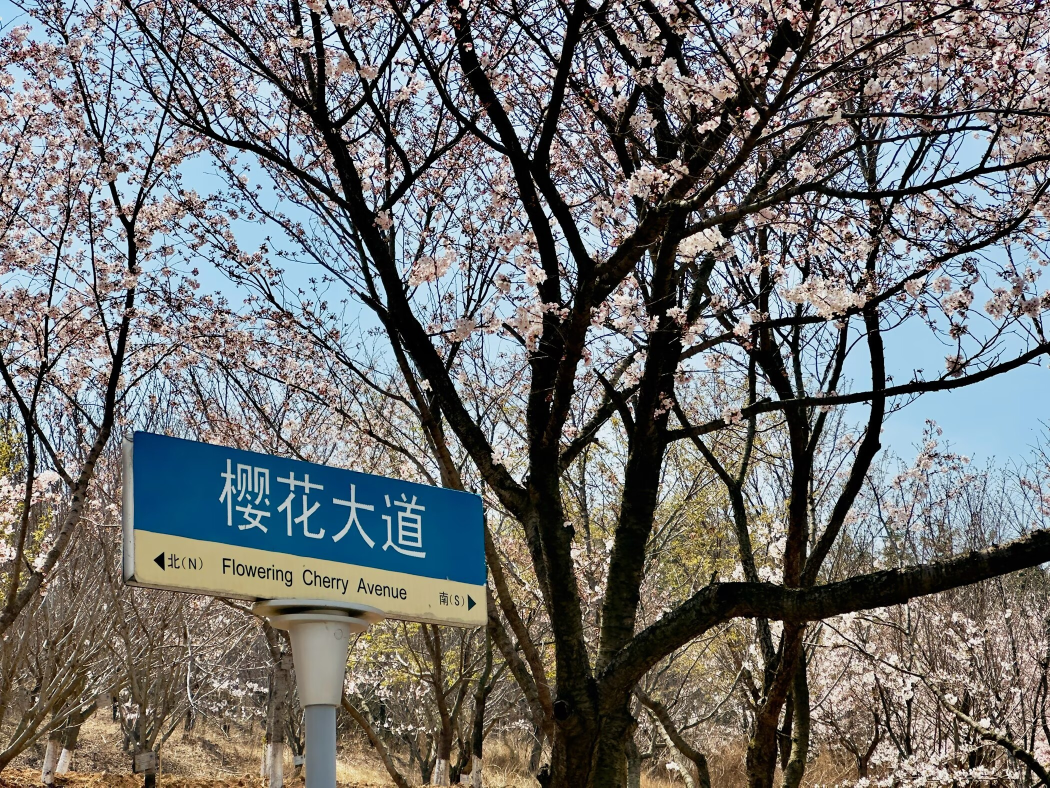
#> input picture 作业3/Opencv/7497b6366247cace632c69cc465a8c16.png, 2100 x 1575 px (shown at 1/2 size)
$ python test02_color.py
#> lines starting #> are read from the running program, lines starting #| are printed output that depends on the picture
import cv2

image = cv2.imread("7497b6366247cace632c69cc465a8c16.png")
#> image is the input picture: shape (1575, 2100, 3); mean B, G, R 112.7, 113.2, 112
cv2.namedWindow("blue", cv2.WINDOW_NORMAL)
cv2.namedWindow("green", cv2.WINDOW_NORMAL)
cv2.namedWindow("red", cv2.WINDOW_NORMAL)
cv2.imshow("blue",image[:,:,0])
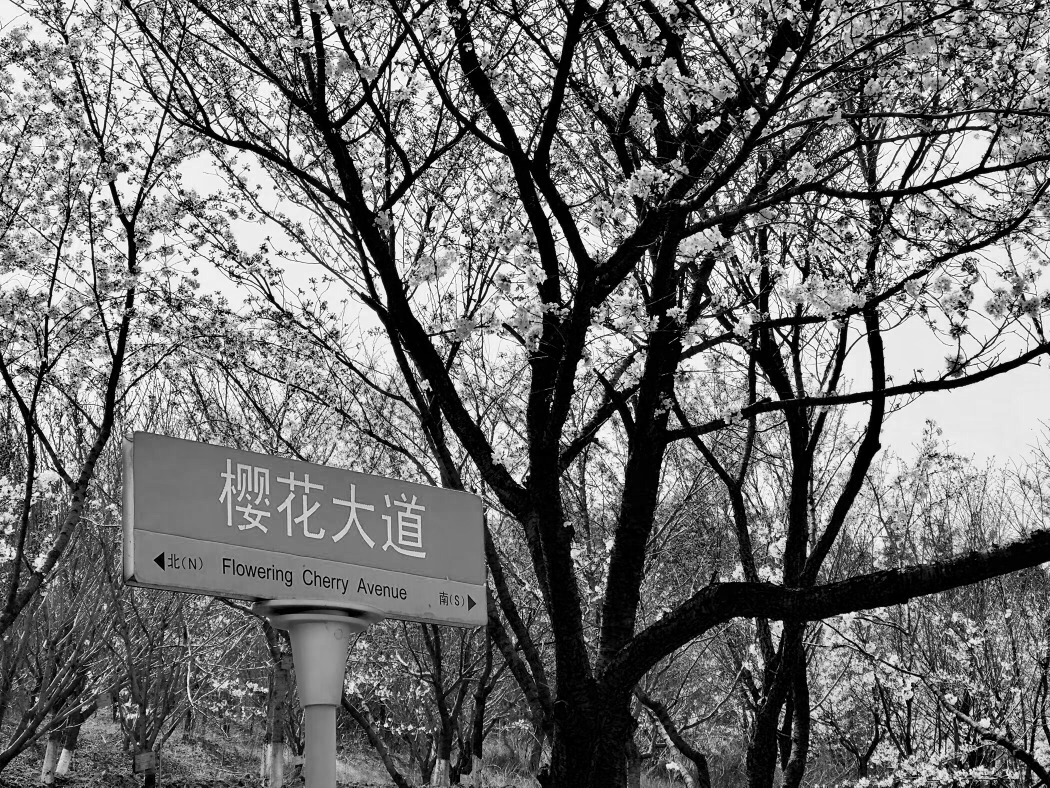
#> window 'blue': shape (1575, 2100) (shown at 1/2 size); min 0, max 255, mean 112.7
cv2.imshow("green",image[:,:,1])
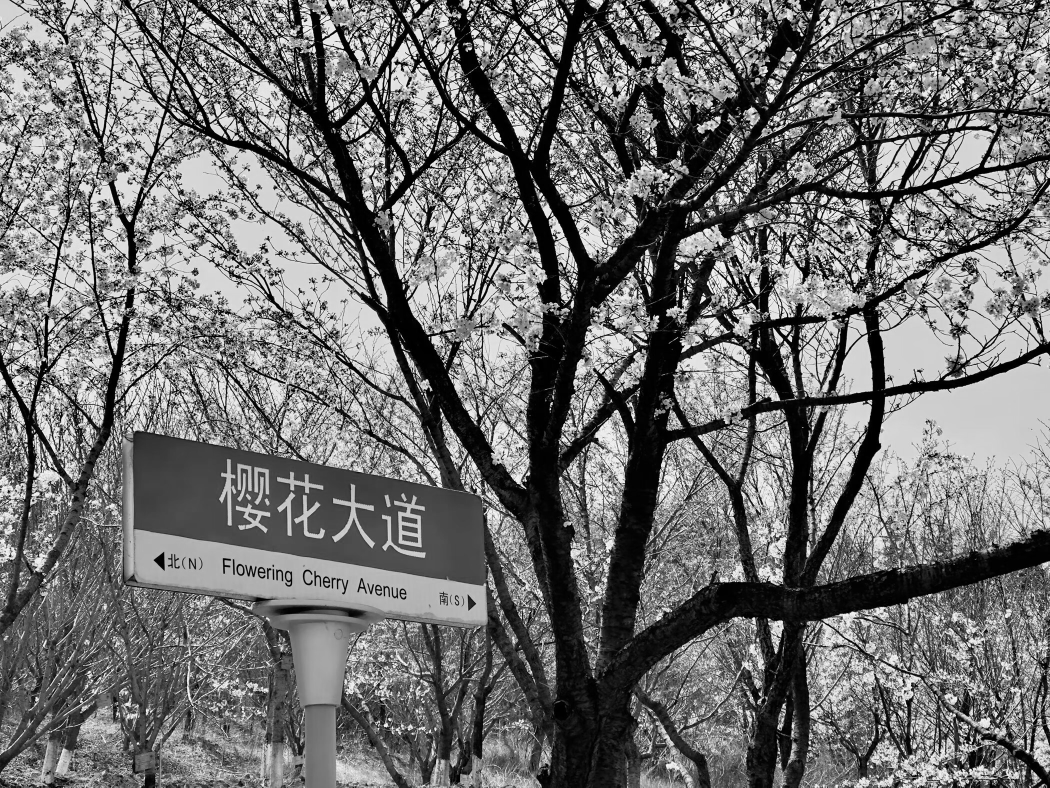
#> window 'green': shape (1575, 2100) (shown at 1/2 size); min 0, max 255, mean 113.2
cv2.imshow("red",image[:,:,2])
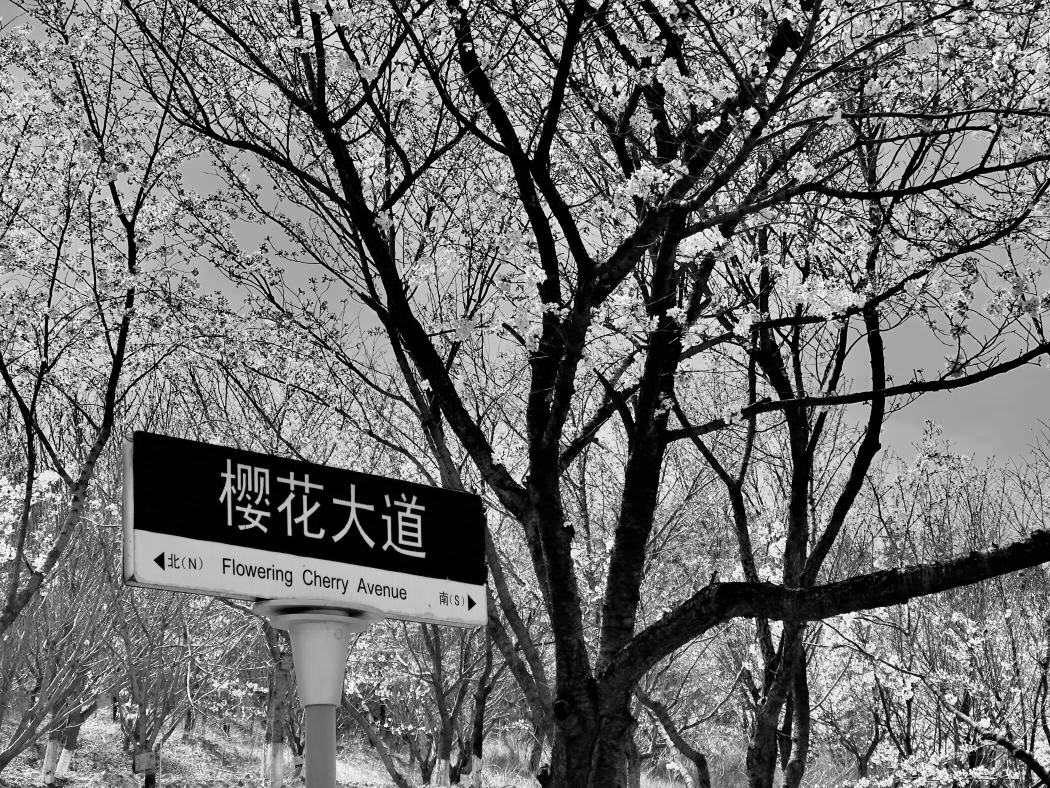
#> window 'red': shape (1575, 2100) (shown at 1/2 size); min 0, max 255, mean 112
cv2.resizeWindow("blue", 400, 500)
cv2.resizeWindow("green", 400, 500)
cv2.resizeWindow("red", 400, 500)

grey = cv2.cvtColor(image,cv2.COLOR_BGR2GRAY)
cv2.namedWindow("grey", cv2.WINDOW_NORMAL)

cv2.imshow("grey",grey)
cv2.waitKey()

$ run again, with 作业3/Opencv/a5a231248320ef680e15d31f7878ed23.png copied over 作业3/Opencv/7497b6366247cace632c69cc465a8c16.png
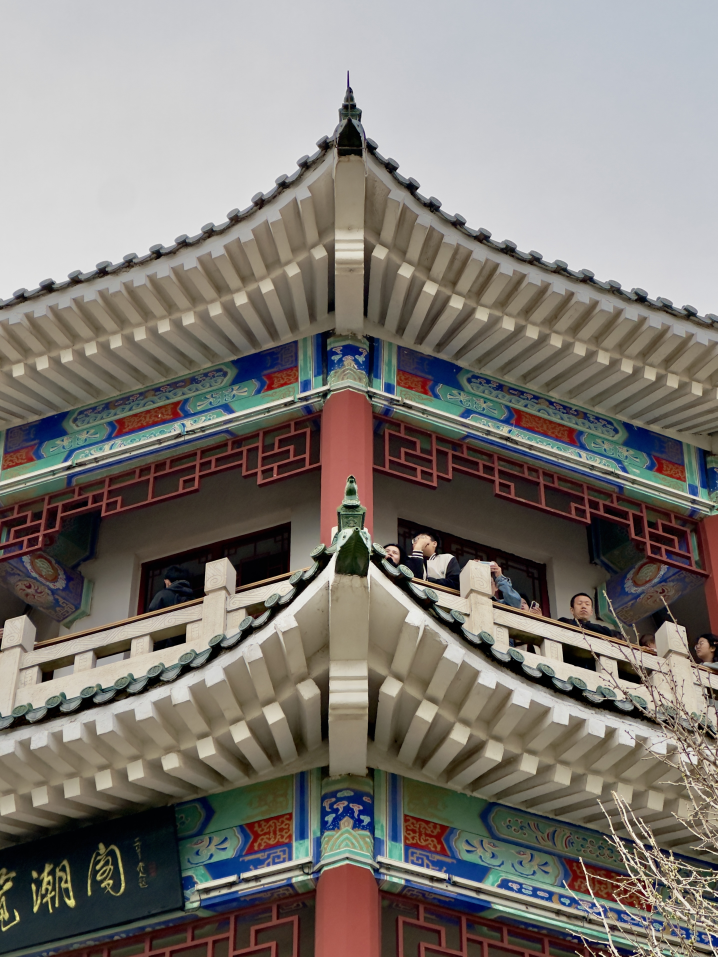
#> input picture 作业3/Opencv/a5a231248320ef680e15d31f7878ed23.png, 2870 x 3827 px (shown at 1/4 size)
#> image is the input picture: shape (3827, 2870, 3); mean B, G, R 115.6, 121.4, 126.7
#> `cv2.imshow("blue",image[:,:,0])`:
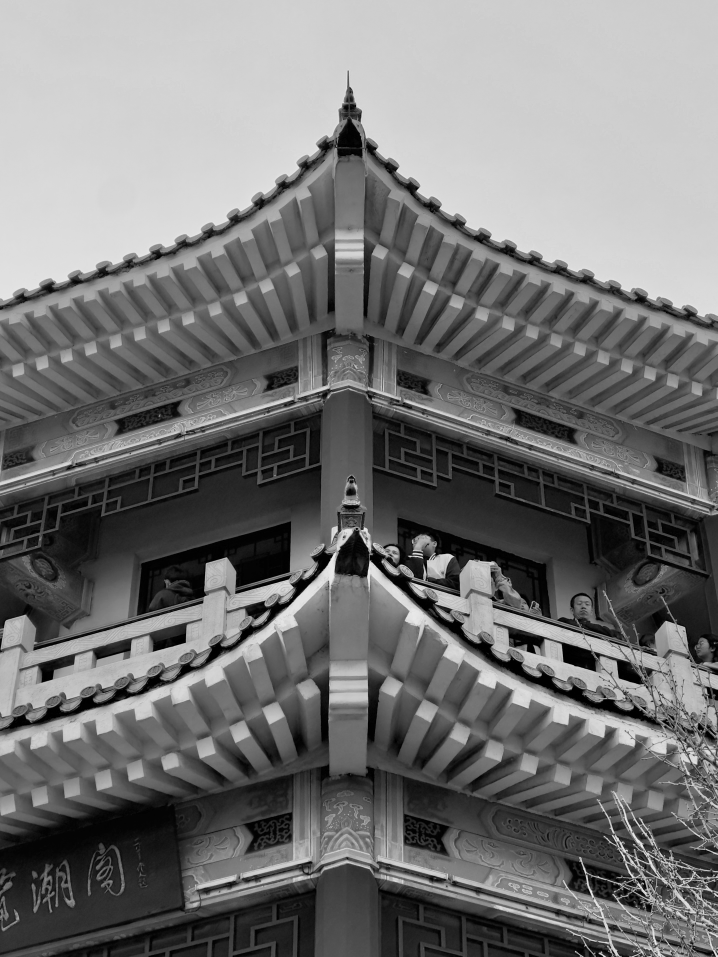
#> window 'blue': shape (3827, 2870) (shown at 1/4 size); min 0, max 251, mean 115.6
#> `cv2.imshow("red",image[:,:,2])`:
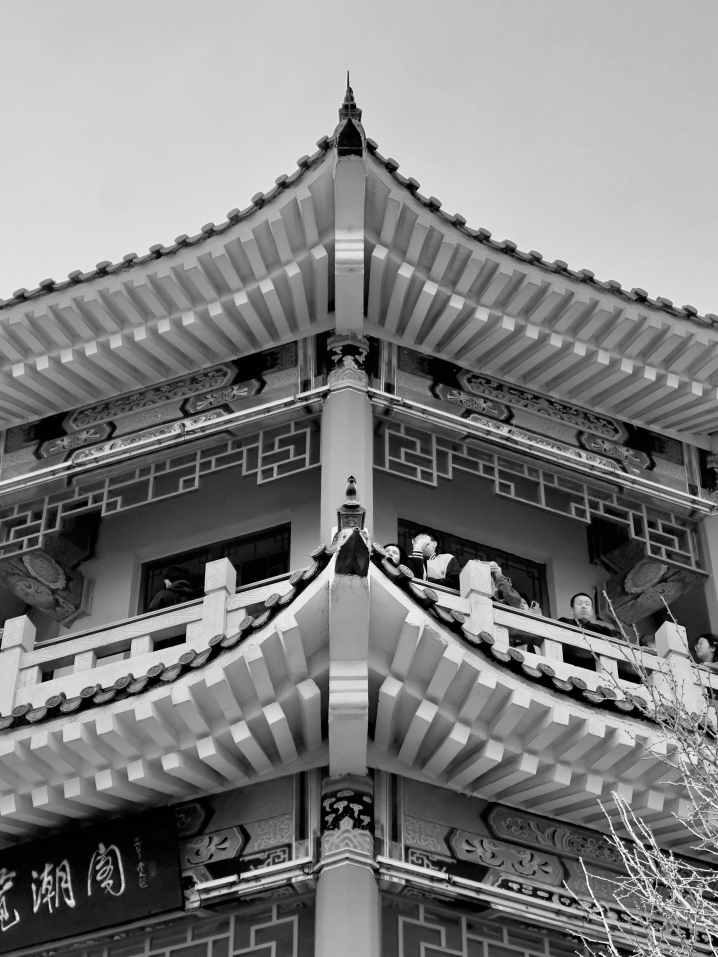
#> window 'red': shape (3827, 2870) (shown at 1/4 size); min 0, max 255, mean 126.7

$ run again, with 作业3/Opencv/c778f7e3094b0daf53c6eb3e2926cadf.png copied over 作业3/Opencv/7497b6366247cace632c69cc465a8c16.png
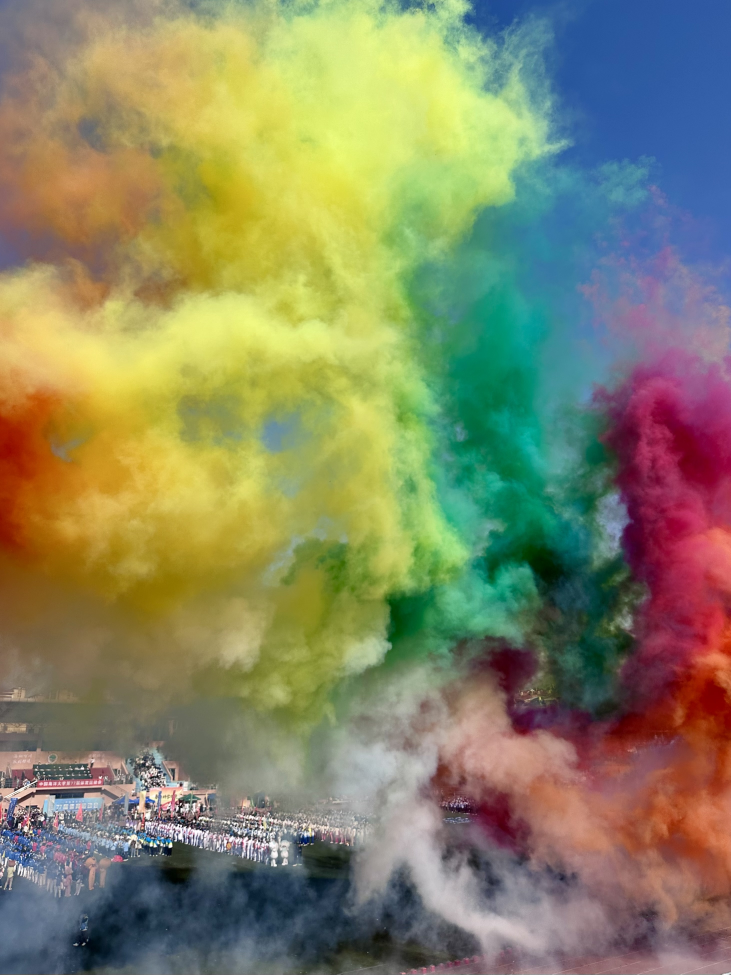
#> input picture 作业3/Opencv/c778f7e3094b0daf53c6eb3e2926cadf.png, 2922 x 3897 px (shown at 1/4 size)
#> image is the input picture: shape (3897, 2922, 3); mean B, G, R 100, 133.5, 133.2
#> `cv2.imshow("red",image[:,:,2])`:
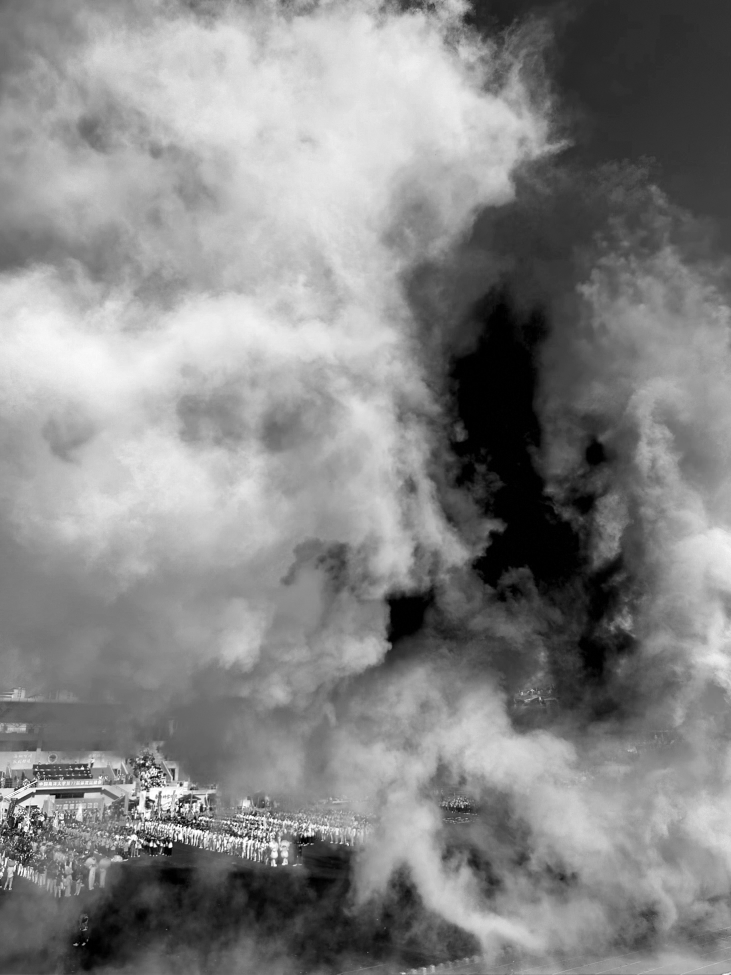
#> window 'red': shape (3897, 2922) (shown at 1/4 size); min 0, max 255, mean 133.2
#> `grey = cv2.cvtColor(image,cv2.COLOR_BGR2GRAY)`:
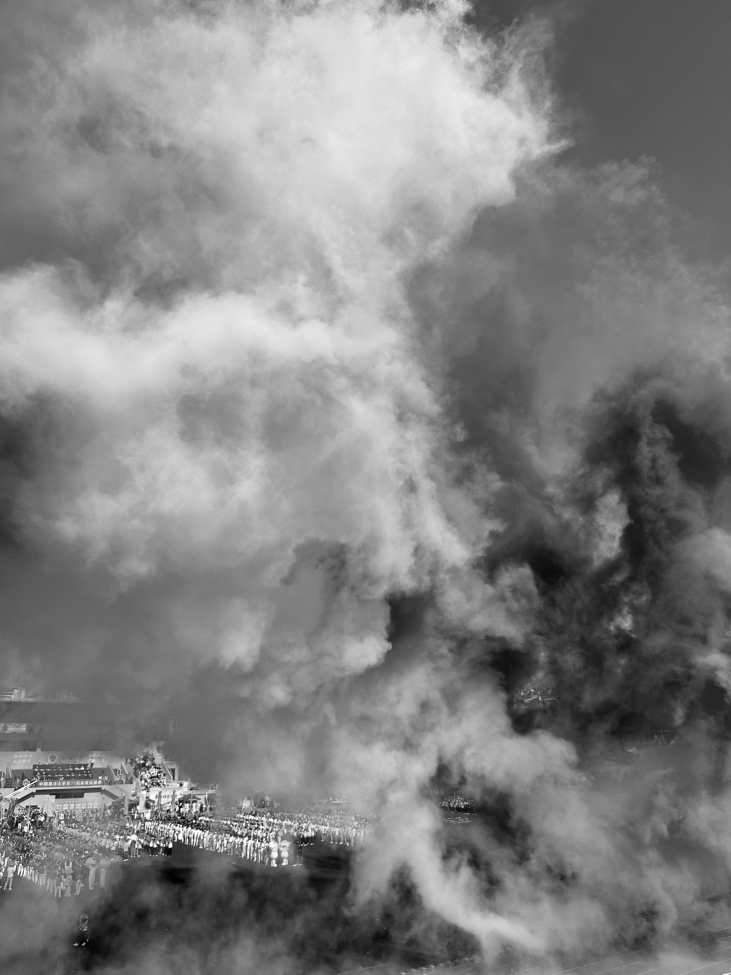
#> grey: shape (3897, 2922) (shown at 1/4 size); min 0, max 255, mean 129.6
